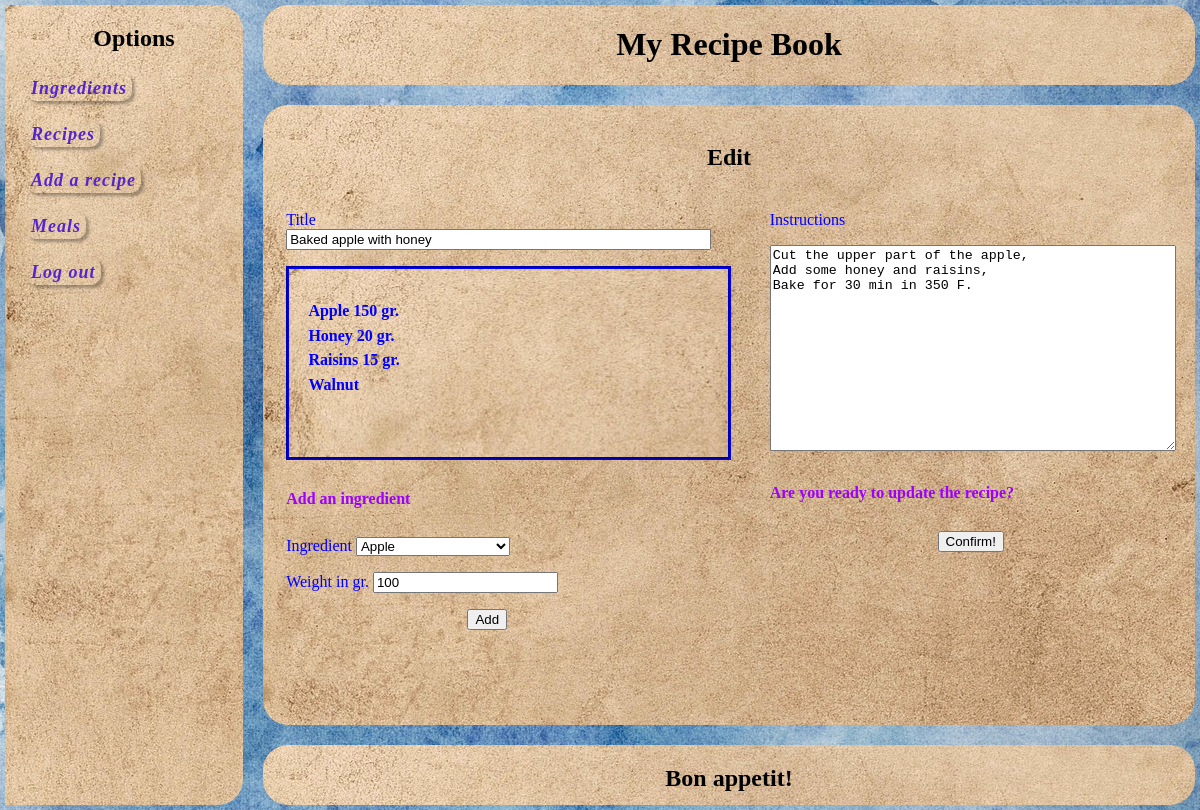
Page /edit/2 on the committed database.
### app.py (models this page shows)
    class Recipe(db.Model):
        id = db.Column(db.Integer, primary_key = True)
        title = db.Column(db.String(100), index = True, unique = False)
        author = db.Column(db.String(40), index = True, unique = False)
        instructions = db.Column(db.String(4000), index = True, unique = False)
        ingredients = db.relationship('Ingredients', backref='recipe', lazy='dynamic')

    class Ingredients(db.Model):
        id = db.Column(db.Integer, primary_key = True)
        ingredient=db.Column(db.String(100), index = True, unique = False)
        weight = db.Column(db.Float(), index = True, unique = False)
        calories = db.Column(db.Float(), index = True, unique = False)
        proteins = db.Column(db.Float(), index = True, unique = False)
        recipe_id = db.Column(db.Integer, db.ForeignKey('recipe.id'))

### app.py (the view)
@app.route("/edit/<int:id>", methods=["GET", "POST"])
def edit(id):
    recipe_form = AddRecipe(csrf_enabled=False)
    ingredient_form = AddToRecipe()
    rows_pr=Products.query.all()
    lst_unsorted=[ele.product for ele in rows_pr]
    lst=sorted(lst_unsorted)
    ingredient_form.ingredient.choices=lst
    if request.method == "POST":
        if ingredient_form.add.data:
            ing = ingredient_form.ingredient.data
            wei = ingredient_form.weight.data
            ful= ing + '   ' + str(wei) + ' gr.'
            cal=Products.query.filter(Products.product == ing).first().calories / 100 * wei
            prot = Products.query.filter(Products.product == ing).first().proteins / 100 * wei
            new_ing = Ingredients(ingredient = ful, weight = wei, calories = cal, proteins = prot, recipe_id = id)
            db.session.add(new_ing)
            db.session.commit()
            return redirect(url_for("edit", id=id))
        if recipe_form.validate_on_submit():
            edited = Recipe.query.get(id)
            edited.title = recipe_form.title.data
            edited.instructions = recipe_form.instructions.data
            db.session.commit()
        return redirect(url_for("recipe", id=id))
    else:
        recipe_form.title.data=Recipe.query.get(id).title
        ingredients =Recipe.query.get(id).ingredients.all()
        recipe_form.instructions.data=Recipe.query.get(id).instructions
        return render_template("edit.html", id=id, template_form = recipe_form,
        add_ingr = ingredient_form,
        title = recipe_form.title.data,
        ingredients = ingredients,
        instructions = recipe_form.instructions.data)

### forms.py
class AddRecipe(FlaskForm):
  title =  StringField("Title", validators=[DataRequired()])
  instructions = TextAreaField("Instructions")
  submit = SubmitField("Confirm!")
  cancel = SubmitField("Cancel")

class AddToRecipe(FlaskForm):
  ingredient =  SelectField("Ingredient")
  weight = IntegerField("Weight in gr.", default=100)
  add = SubmitField("Add")

### templates/edit.html (shortened to what this page needs)
  {% extends "base.html" %}
  {% block content %}
        <article id="mainArticle" style="border-radius: 25px;">
            <h2> Edit </h2>
            <form action="/edit/{{ id }}" method="POST">
              <div class ="left_bl">
                <p>{{ template_form.title.label }}
                {{ template_form.title(size=50) }}</p>
                <div class="bordered">
                {% for ele in ingredients %}
                <h4> {{ele.ingredient}} </h4>
                {% endfor %}
                </div>
                <p><h6>Add an ingredient</h6></p>
                <p>{{ add_ingr.ingredient.label }}
                  {{ add_ingr.ingredient() }}</p>
                <p>  {{ add_ingr.weight.label }}
                {{ add_ingr.weight() }}</p>
                <p align="center">{{ add_ingr.add() }}</p>
              </div>
              <div class ="right_bl">
                <p>{{ template_form.instructions.label }}</p>
                <p>{{ template_form.instructions(style='height: 200px;  width: 400px;') }}</p>
                <h6>Are you ready to update the recipe?</h6>
                <p align ="center">{{ template_form.submit() }}</p>
              </div>
              </form>
        </article>
  {% endblock %}

### static/styles/style.css (style rules this page uses)
body { background-color: lightgreen; background-image: url('watercolor.jpg'); display: grid; grid-template-areas: "nav header header" "nav article article" "nav footer footer"; grid-template-rows: 80px 1fr 60px; grid-template-columns: 20% 1fr 1fr; grid-row-gap: 20px; grid-column-gap: 20px; height: 100vh; margin: 5px; }
div { padding: 1.2em; background: rgb(244, 218, 242); background-image: url('wallpaper.jpg'); width: 100%; }
.bordered { overflow: auto; height:150px; width: 400px; border-style: groove; border-color: blue; }
article { padding: 1.2em; background: rgb(244, 218, 242); background-image: url('wallpaper.jpg'); }
#mainArticle { grid-area: article; }
h2 { text-align: center; font-family: 'Garamound'; }
h4 { font-family: 'Garamound'; color: blue; font-size: 14; line-height: 0.2; }
h6 { font-family: 'Lucida calligraphy', 'Garamound'; font-weight: bold; color: rgb(157, 0, 255); font-size: 16px; line-height: 0.1; }
p { font-family: 'Garamound'; color: blue; font-size: 14; }
.right_bl { float: right; display: block; width: 45%; padding: 4px; background-image: none; background-color: rgba(0,0,0,0); }
.left_bl { float: left; display: block; width: 45%; padding: 4px; background-image: none; background-color: rgba(0,0,0,0); }

### rows in the picture
Recipe: title "Baked apple with honey", instructions "Cut the upper part of the apple, Add some honey and raisins, Bake for 30 min in 350 F."
Ingredients: ingredient "Apple 150 gr."
Ingredients: ingredient "Honey 20 gr."
Ingredients: ingredient "Raisins 15 gr."
Ingredients: ingredient "Walnut"

### other values in the picture
{{ template_form.title.label }} "Title"
{{ add_ingr.ingredient.label }} "Ingredient"
{{ add_ingr.weight.label }} "Weight in gr."
{{ template_form.instructions.label }} "Instructions"
